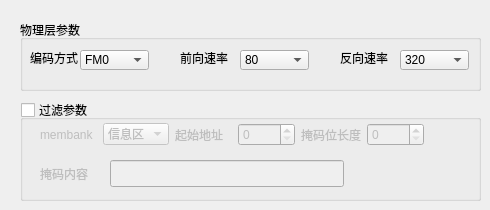
          <widget class="QWidget" name="tab_12">
           <attribute name="title">
            <string>国标协议配置</string>
           </attribute>
           <widget class="QGroupBox" name="gbSortPara">
            <property name="enabled">
             <bool>true</bool>
            </property>
            <property name="geometry">
             <rect>
              <x>20</x>
              <y>100</y>
              <width>461</width>
              <height>101</height>
             </rect>
            </property>
            <property name="title">
             <string>过滤参数</string>
            </property>
            <property name="checkable">
             <bool>true</bool>
            </property>
            <property name="checked">
             <bool>false</bool>
            </property>
            <widget class="QWidget" name="layoutWidget_14">
             <property name="geometry">
              <rect>
               <x>20</x>
               <y>20</y>
               <width>384</width>
               <height>29</height>
              </rect>
             </property>
             <layout class="QHBoxLayout" name="horizontalLayout_17">
              <item>
               <widget class="QLabel" name="label_85">
                <property name="text">
                 <string>membank</string>
                </property>
               </widget>
              </item>
              <item>
               <widget class="QComboBox" name="gbSortMB">
                <property name="currentIndex">
                 <number>0</number>
                </property>
                <property name="modelColumn">
                 <number>0</number>
                </property>
                <item>
                 <property name="text">
                  <string>信息区</string>
                 </property>
                </item>
                <item>
                 <property name="text">
                  <string>编码区</string>
                 </property>
                </item>
                <item>
                 <property name="text">
                  <string>安全区</string>
                 </property>
                </item>
                <item>
                 <property name="text">
                  <string>用户区</string>
                 </property>
                </item>
               </widget>
              </item>
              <item>
               <widget class="QLabel" name="label_86">
                <property name="text">
                 <string>起始地址</string>
                </property>
               </widget>
              </item>
              <item>
               <widget class="QSpinBox" name="gbSortPointer"/>
              </item>
              <item>
               <widget class="QLabel" name="label_87">
                <property name="text">
                 <string>掩码位长度</string>
                </property>
               </widget>
              </item>
              <item>
               <widget class="QSpinBox" name="gbSortMasklen">
                <property name="value">
                 <number>0</number>
                </property>
               </widget>
              </item>
             </layout>
            </widget>
            <widget class="QLabel" name="label_88">
             <property name="geometry">
              <rect>
               <x>20</x>
               <y>60</y>
               <width>58</width>
               <height>27</height>
              </rect>
             </property>
             <property name="text">
              <string>掩码内容</string>
             </property>
            </widget>
            <widget class="QLineEdit" name="gbSortMask">
             <property name="geometry">
              <rect>
               <x>90</x>
               <y>60</y>
               <width>234</width>
               <height>27</height>
              </rect>
             </property>
             <property name="text">
              <string/>
             </property>
            </widget>
           </widget>
           <widget class="QGroupBox" name="groupBox_49">
            <property name="geometry">
             <rect>
              <x>20</x>
              <y>20</y>
              <width>461</width>
              <height>71</height>
             </rect>
            </property>
            <property name="title">
             <string>物理层参数</string>
            </property>
            <widget class="QLabel" name="label_463">
             <property name="geometry">
              <rect>
               <x>10</x>
               <y>30</y>
               <width>51</width>
               <height>16</height>
              </rect>
             </property>
             <property name="text">
              <string>编码方式</string>
             </property>
            </widget>
            <widget class="QComboBox" name="gbCodeType">
             <property name="geometry">
              <rect>
               <x>60</x>
               <y>30</y>
               <width>69</width>
               <height>20</height>
              </rect>
             </property>
             <property name="currentIndex">
              <number>0</number>
             </property>
             <item>
              <property name="text">
               <string>FM0</string>
              </property>
             </item>
             <item>
              <property name="text">
               <string>Miller2</string>
              </property>
             </item>
             <item>
              <property name="text">
               <string>Miller4</string>
              </property>
             </item>
             <item>
              <property name="text">
               <string>Miller8</string>
              </property>
             </item>
            </widget>
            <widget class="QLabel" name="label_468">
             <property name="geometry">
              <rect>
               <x>160</x>
               <y>30</y>
               <width>51</width>
               <height>16</height>
              </rect>
             </property>
             <property name="text">
              <string>前向速率</string>
             </property>
            </widget>
            <widget class="QComboBox" name="gbForwardRate">
             <property name="geometry">
              <rect>
               <x>220</x>
               <y>30</y>
               <width>69</width>
               <height>20</height>
              </rect>
             </property>
             <property name="currentIndex">
              <number>1</number>
             </property>
             <item>
              <property name="text">
               <string>40</string>
              </property>
             </item>
             <item>
              <property name="text">
               <string>80</string>
              </property>
             </item>
            </widget>
            <widget class="QLabel" name="label_469">
             <property name="geometry">
              <rect>
               <x>320</x>
               <y>30</y>
               <width>51</width>
               <height>16</height>
              </rect>
             </property>
             <property name="text">
              <string>反向速率</string>
             </property>
            </widget>
            <widget class="QComboBox" name="gbReverseRate">
             <property name="geometry">
              <rect>
               <x>380</x>
               <y>30</y>
               <width>69</width>
               <height>20</height>
              </rect>
             </property>
             <property name="currentIndex">
              <number>3</number>
             </property>
             <item>
              <property name="text">
               <string>64</string>
              </property>
             </item>
             <item>
              <property name="text">
               <string>137</string>
              </property>
             </item>
             <item>
              <property name="text">
               <string>174</string>
              </property>
             </item>
             <item>
              <property name="text">
               <string>320</string>
              </property>
             </item>
             <item>
              <property name="text">
               <string>128</string>
              </property>
             </item>
             <item>
              <property name="text">
               <string>274</string>
              </property>
             </item>
             <item>
              <property name="text">
               <string>349</string>
              </property>
             </item>
             <item>
              <property name="text">
               <string>640</string>
              </property>
             </item>
            </widget>
           </widget>
          </widget>
